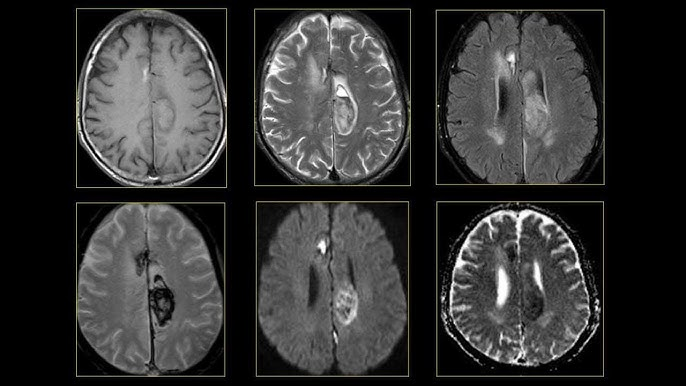
#> input picture mri.jpg, 686 x 386 px
$ jupyter execute module2.ipynb   (older library calls are emulated)
#> lines starting #> are read from the running program, lines starting #| are printed output that depends on the picture
# Phần 2: Lọc ảnh với Low-pass và High-pass Filter

## Import thư viện

[cell 1]
import cv2
import matplotlib.pyplot as plt
import numpy as np

## Hàm dùng để hiển thị ảnh

[cell 2]
def show_plt(title, img):
    plt.title(title)
    plt.axis("off")

    # Ảnh xám
    if img.ndim == 2:
        plt.imshow(img, cmap="gray", vmin=0, vmax=255)
    else:
        # Ảnh màu
        rgb_img = cv2.cvtColor(img, cv2.COLOR_BGR2RGB)
        plt.imshow(rgb_img)

## Load ảnh đầu vào

[cell 3]
# [4 lines of commented-out code are left out]

img = cv2.imread("mri.jpg", cv2.IMREAD_COLOR)
#> img is the input picture: shape (386, 686, 3); mean B, G, R 50.9, 51.2, 51.2
show_plt("Color image", img)

## Chuyển ảnh màu sang ảnh xám

[cell 4]
gray_img = cv2.cvtColor(img, cv2.COLOR_BGR2GRAY)
show_plt("Convert grayscale image to color image", gray_img)

## Low-Pass Filters

### Mean Filter

[cell 5]
# Kernel
kernel_size = 3
kernel = np.ones((kernel_size, kernel_size), np.float32)/(kernel_size**2)

# Convolution
img_mean = cv2.filter2D(gray_img, -1, kernel)

# Hiển thị
plt.figure(figsize=(18,8))
plt.subplot(1,2,1)
show_plt("Original", gray_img)
plt.subplot(1,2,2)
show_plt("Mean filer", img_mean)
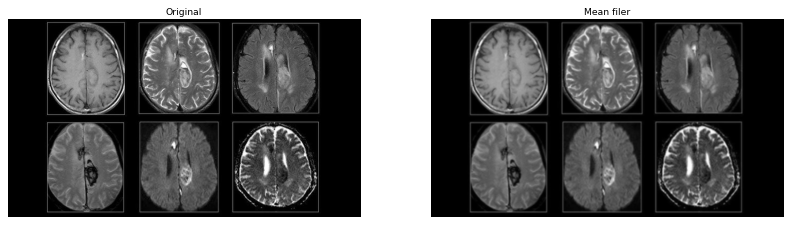
#> figure drawn by matplotlib, 2 panels

### Median Fitler

[cell 6]
# Kernel
kernel_size = 3
img_median = cv2.medianBlur(gray_img, kernel_size)
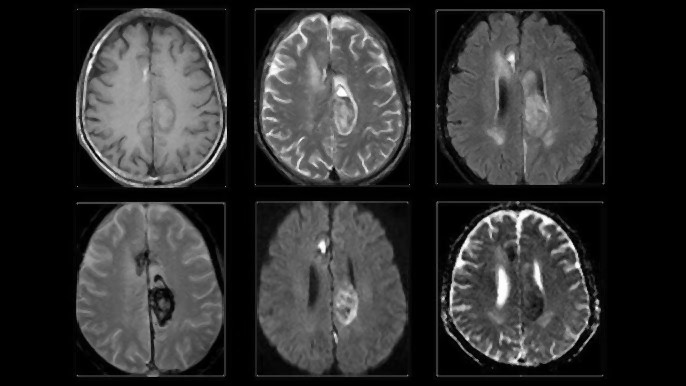
#> img_median: shape (386, 686); min 0, max 255, mean 49.8

# Hiển thị
plt.figure(figsize=(18,8))
plt.subplot(1,2,1)
show_plt("Original", gray_img)
plt.subplot(1,2,2)
show_plt("Median Filter", img_median)

### Gaussian Filter

[cell 7]
# Kernel
kernel = (3, 3)
img_gaussian = cv2.GaussianBlur(src=gray_img, ksize=kernel, sigmaX=1)

# Hiển thị
plt.figure(figsize=(18,8))
plt.subplot(1,2,1)
show_plt("Original", gray_img)
plt.subplot(1,2,2)
show_plt("Gaussian Filter", img_gaussian)

## High-Pass Filters

#### Áp dụng gaussian filter trước khi high-pass filter (tuỳ chọn)

[cell 8]
blurred_image = cv2.GaussianBlur(src=gray_img, ksize=kernel, sigmaX=1)

### Sobel Filter

[cell 9]
# Kernel
kernel_size = 3

Hx = cv2.Sobel(blurred_image, cv2.CV_32F, 1, 0, ksize=3)
Hy = cv2.Sobel(blurred_image, cv2.CV_32F, 0, 1, ksize=3)
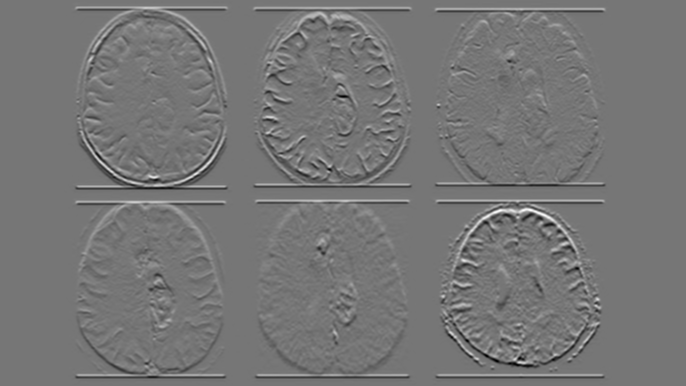
#> Hy: shape (386, 686) float32; min -538, max 622, mean 0; drawn with min black and max white

# Gradient magnitude
H = np.sqrt(Hx**2 + Hy**2)
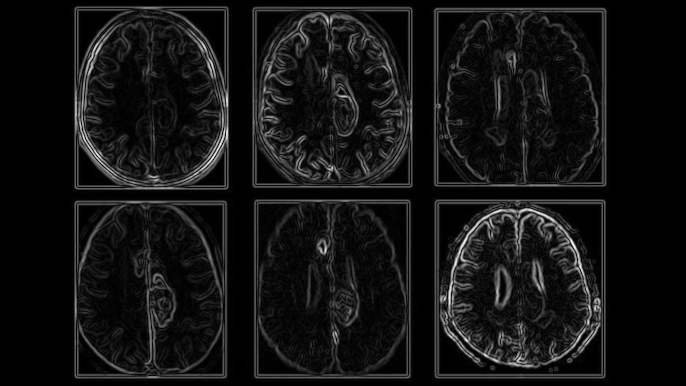
#> H: shape (386, 686) float32; min 0, max 708.9, mean 53.8; drawn with min black and max white

# Normalize to range 0-255
Hx = cv2.convertScaleAbs(Hx)
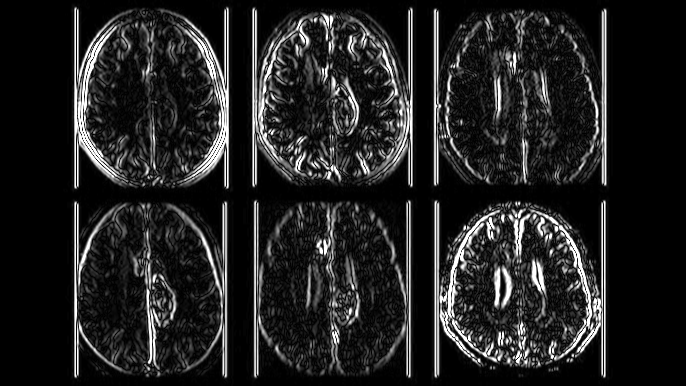
#> Hx: shape (386, 686); min 0, max 255, mean 34.4
Hy = cv2.convertScaleAbs(Hy)
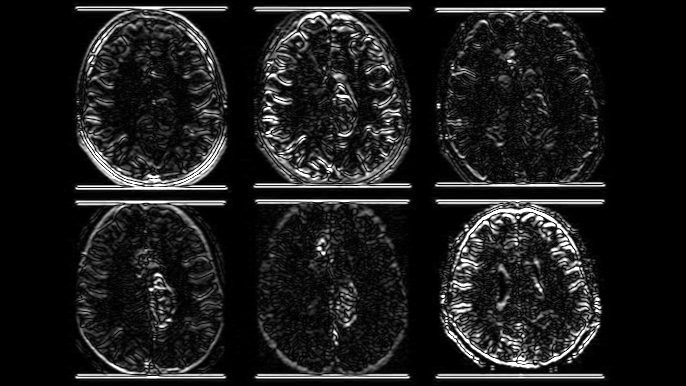
#> Hy: shape (386, 686); min 0, max 255, mean 28.6
H = np.uint8(255 * H / np.max(H))

# Hiển thị
plt.figure(figsize=(14,8))
plt.subplot(2,2,1)
show_plt("Original", img)

plt.subplot(2,2,2)
show_plt("Gradient in x direction", Hx)

plt.subplot(2,2,3)
show_plt("Gradient in y direction", Hy)

plt.subplot(2,2,4)
show_plt("Sobel Filter", H)

### Prewitt Filter

[cell 10]
# Kernel
Hx = np.array([[1, 0, -1],
               [1, 0, -1],
               [1, 0, -1]], dtype=np.float32)

Hy = np.array([[-1, -1, -1],
               [0 , 0 , 0],
               [1 , 1 , 1]], dtype=np.float32)

# Convolution
horizontal = cv2.filter2D(blurred_image, cv2.CV_32F, Hx)
vertical   = cv2.filter2D(blurred_image, cv2.CV_32F, Hy)

# Gradient magnitude
H = np.sqrt(horizontal**2 + vertical**2)

# Normalize to range 0-255
horizontal = cv2.convertScaleAbs(horizontal)
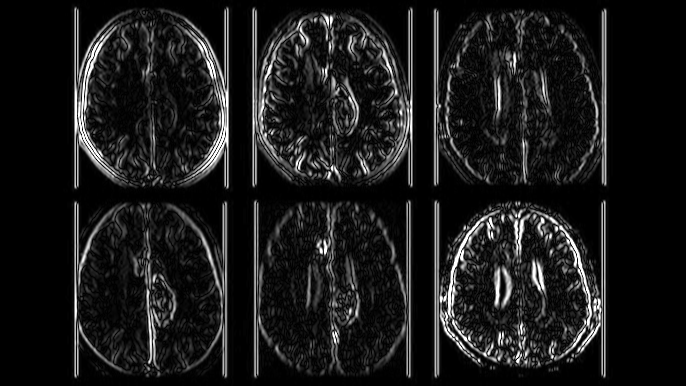
#> horizontal: shape (386, 686); min 0, max 255, mean 26.3
vertical = cv2.convertScaleAbs(vertical)
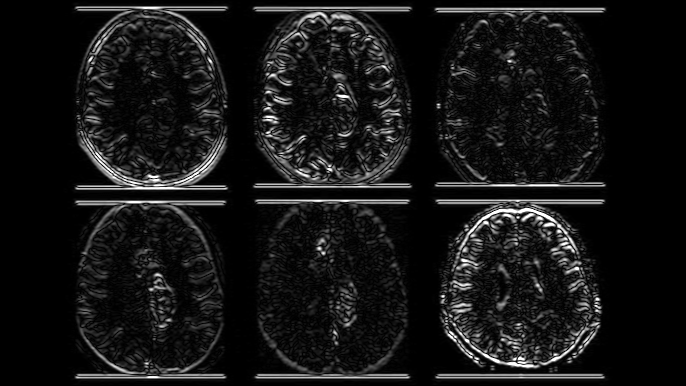
#> vertical: shape (386, 686); min 0, max 255, mean 21.5
H = np.uint8(255 * H / np.max(H))

# Hiển thị
plt.figure(figsize=(14,8))
plt.subplot(2,2,1)
show_plt("Original", img)

plt.subplot(2,2,2)
show_plt("Gradient in x direction", horizontal)

plt.subplot(2,2,3)
show_plt("Gradient in y direction", vertical)

plt.subplot(2,2,4)
show_plt("Sobel Filter", H)

### Laplacian Filter

[cell 11]
laplacian = cv2.Laplacian(blurred_image, cv2.CV_32F, ksize=3)
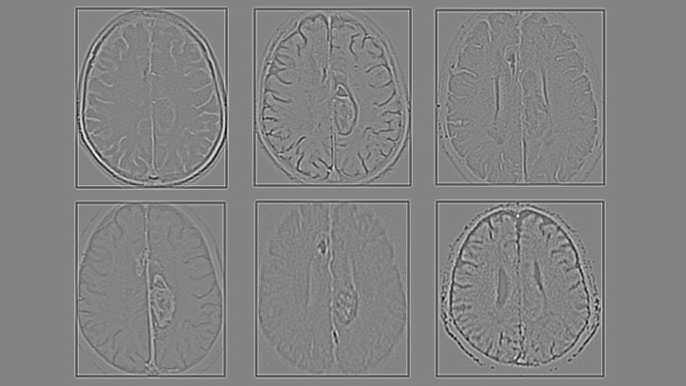
#> laplacian: shape (386, 686) float32; min -470, max 440, mean 0; drawn with min black and max white

# Normalize to range 0-255
laplacian = cv2.convertScaleAbs(laplacian)
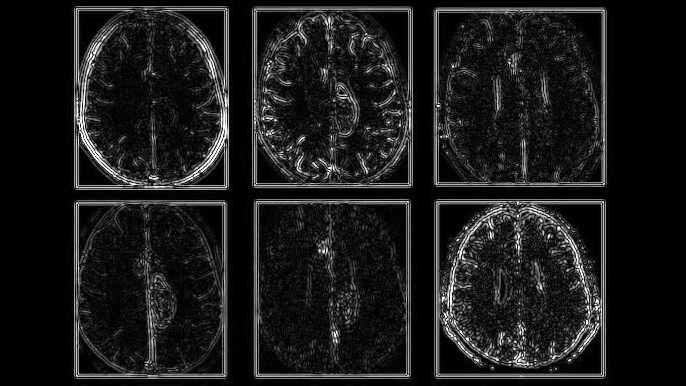
#> laplacian: shape (386, 686); min 0, max 255, mean 26.5

# Hiển thị
plt.figure(figsize=(18,8))
plt.subplot(1,2,1)
show_plt("Original", gray_img)
plt.subplot(1,2,2)
show_plt("Laplacian Filter", laplacian)

$ run again, with lowcontrast.jpg copied over mri.jpg
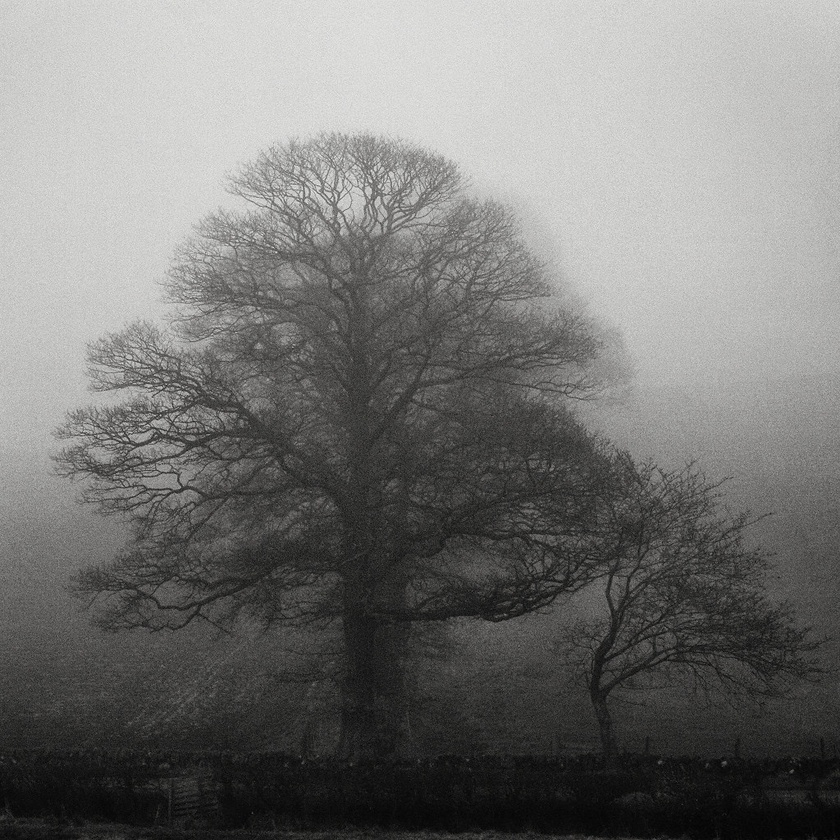
#> input picture lowcontrast.jpg, 840 x 840 px, shrunk from 1024 x 1024 before the run
#> img is the input picture: shape (840, 840, 3); mean B, G, R 116.8, 118.5, 118.8
#> `horizontal = cv2.filter2D(blurred_image, cv2.CV_32F, Hx)`:
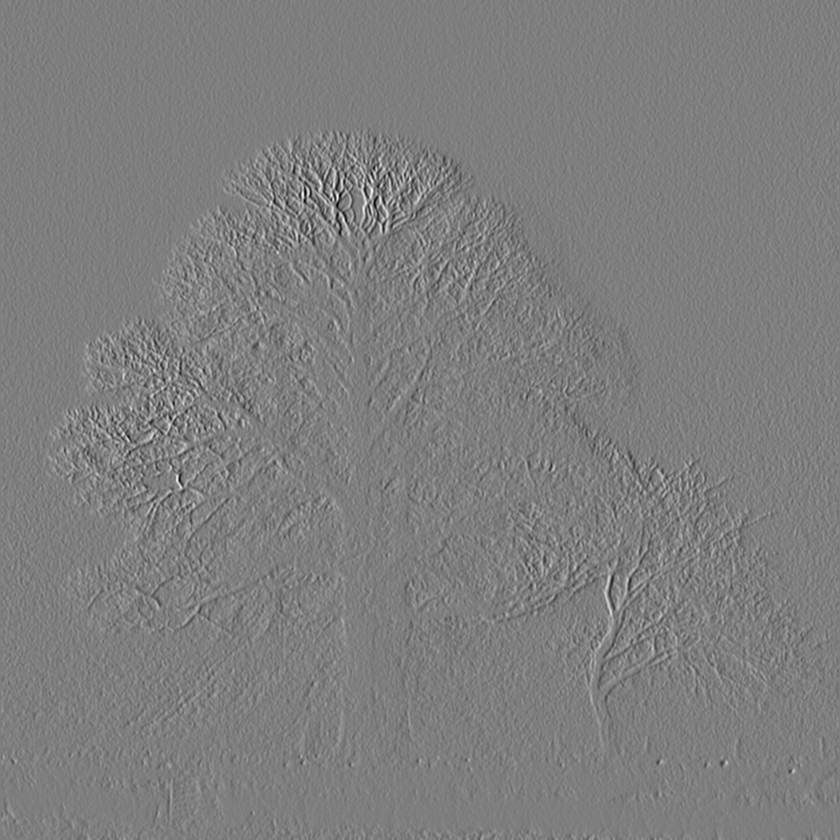
#> horizontal: shape (840, 840) float32; min -198, max 201, mean 0.2; drawn with min black and max white
#> `laplacian = cv2.convertScaleAbs(laplacian)`:
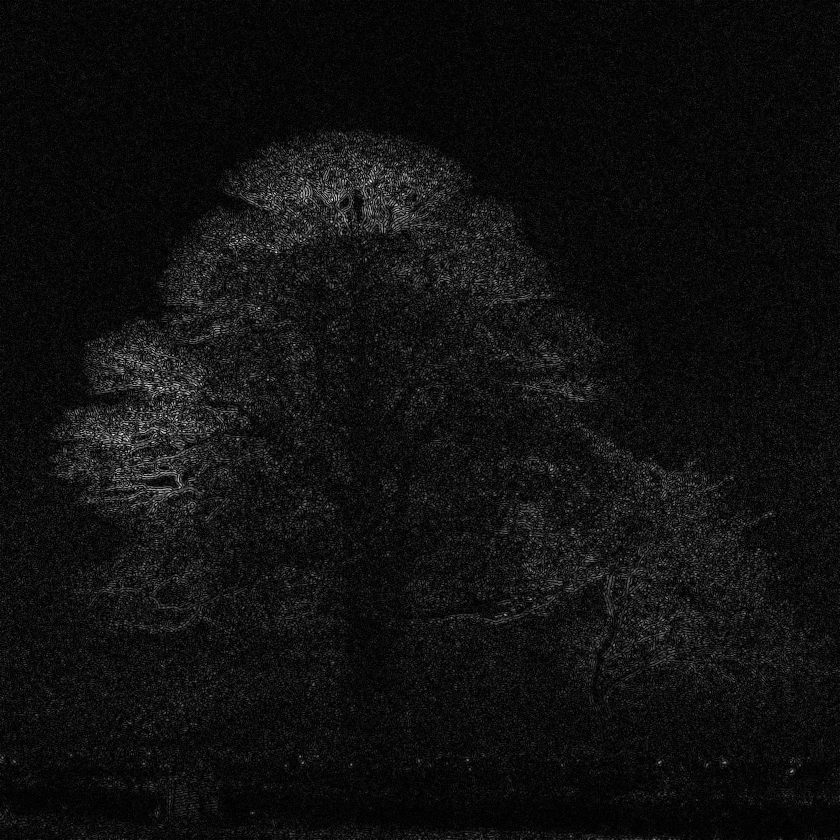
#> laplacian: shape (840, 840); min 0, max 248, mean 16.1

$ run again, with cv_img1.jpg copied over mri.jpg
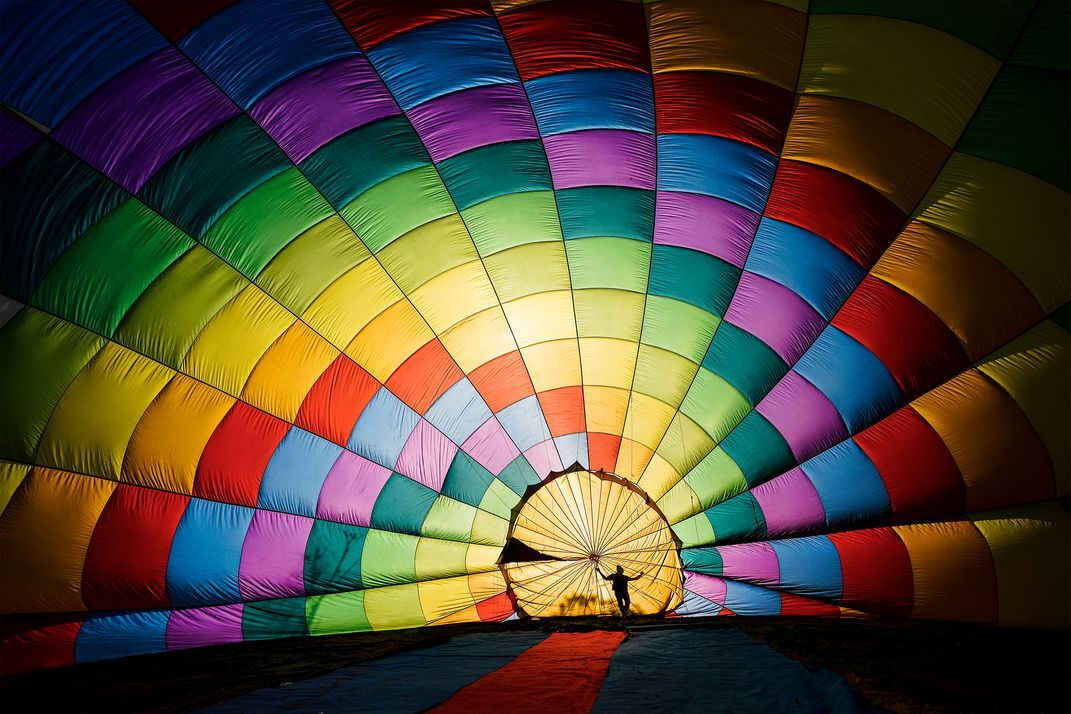
#> input picture cv_img1.jpg, 1071 x 714 px
#> img is the input picture: shape (714, 1071, 3); mean B, G, R 55.2, 70.9, 80.3
#> `laplacian = cv2.convertScaleAbs(laplacian)`:
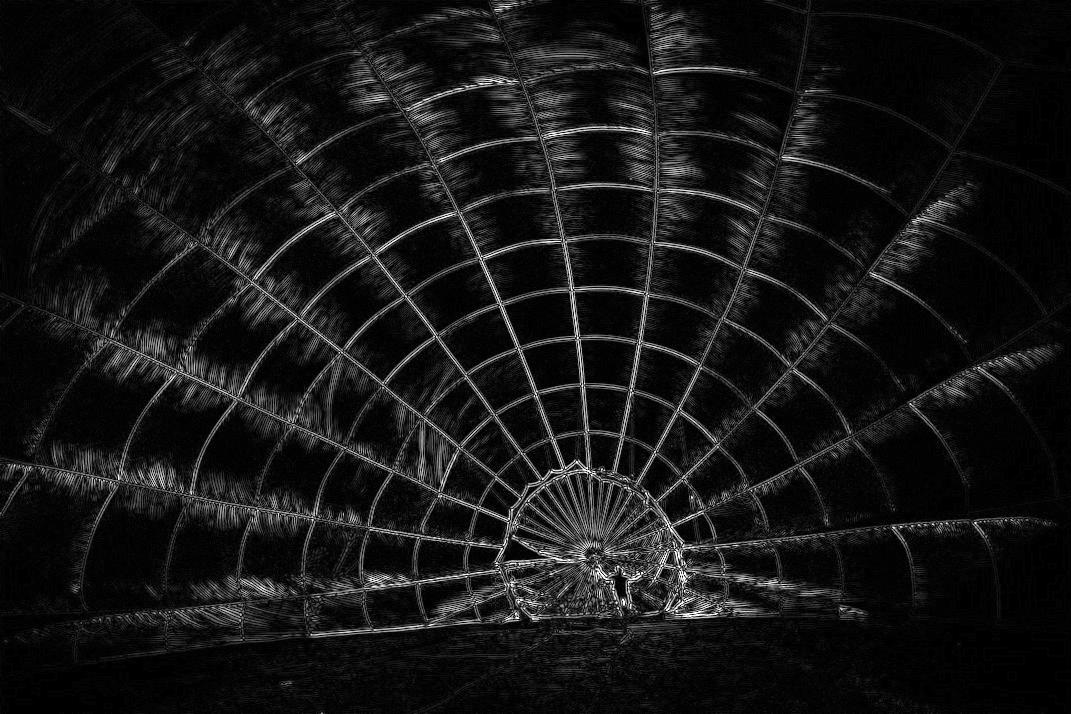
#> laplacian: shape (714, 1071); min 0, max 255, mean 21.1
